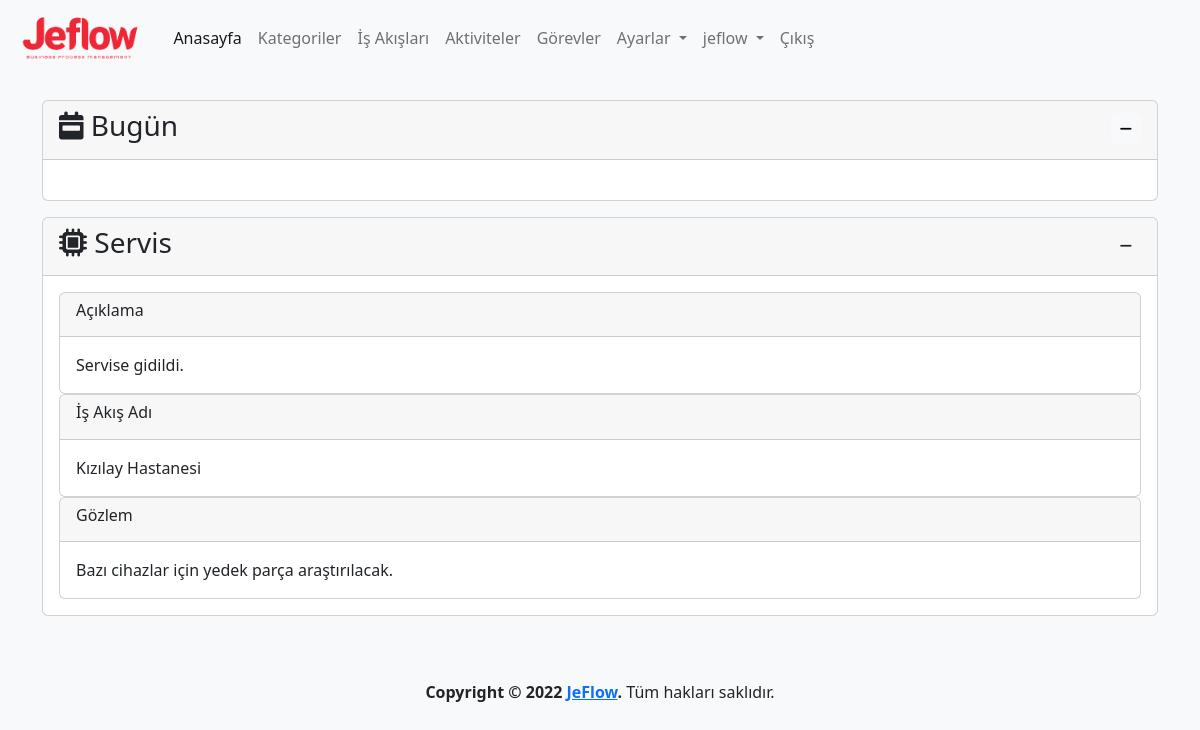
The page /activity/1/detail (signed in) on the database its author committed.
### app/models.py (models this page shows, shortened)
class Activity(models.Model):
    process=models.ForeignKey(Process,on_delete=models.CASCADE,verbose_name='İş Adı')
    name=models.CharField(max_length=500,verbose_name='Aktivite Adı')
    description=models.TextField(verbose_name='Aktivite Açıklaması', blank=True,null=True)
    observation=models.TextField(verbose_name='Gözlem', blank=True,null=True)
    created_date=models.DateTimeField(auto_now_add=True, verbose_name='Oluşturulma Tarihi')
    user=models.ForeignKey(User,on_delete=models.CASCADE,verbose_name='Kullanıcı', blank=True, null=True)
    class Meta:
        verbose_name='Aktive'
        verbose_name_plural='Aktiviteler'

class Process(models.Model):
    category=models.ForeignKey(Category,on_delete=models.CASCADE,verbose_name='Kategori')
    name=models.CharField(max_length=500,verbose_name='İş Akış Adı')
    description=models.TextField(verbose_name='İş Akış Açıklaması', blank=True, null=True)
    state=models.ForeignKey(State, on_delete=models.SET_NULL,verbose_name='Durum', blank=True, null=True)
    created_date=models.DateTimeField(auto_now_add=True, verbose_name='Oluşturulma Tarihi')
    user=models.ForeignKey(User,on_delete=models.CASCADE,verbose_name='Kullanıcı', blank=True, null=True)
    class Meta:
        verbose_name='İş Akışı'
        verbose_name_plural='İş Akışları'

### app/views.py (the view)
@login_required(login_url='/user/login/')
def activity_detail(request,activity_id):
    activity=get_object_or_404(Activity,pk=activity_id)
    context={
        'activity':activity,
    }
    return render(request,'app/activity_detail.html',context)

### templates/app/activity_detail.html (shortened to what this page needs)
{% extends 'layout.html' %}
{% load humanize %}
{% block content %}
<div class="row mt-3">
    <div class="col-md-12">
        <div class="card">
            <div class="card-header">
                <h3 class="card-title">
                    <i class="fa-solid fa-microchip"></i>
                    {{ activity.name }}
                    <div class="float-end">
                        <button class="btn btn-sm" type="button" data-bs-toggle="collapse"
                            data-bs-target="#collapseActivity" aria-expanded="false" aria-controls="collapseActivity">
                            <i class="fa-solid fa-minus"></i>
                        </button>
                    </div>
                </h3>
            </div>
            <div class="collapse show" id="collapseActivity">
                <div class="card-body">
                    <div class="card">
                        <div class="card-header">
                            <h6 class="card-title">Açıklama</h6>
                        </div>
                        <div class="card-body">
                            {% if activity.description %}
                            {{ activity.description | safe }}
                            {% else %}
                            Bulunamadı.
                            {% endif %}
                        </div>
                    </div>
                    <div class="card">
                        <div class="card-header">
                            <h6 class="card-title">İş Akış Adı</h6>
                        </div>
                        <div class="card-body">
                            {{ activity.process.name }}
                        </div>
                    </div>
                    <div class="card">
                        <div class="card-header">
                            <h6 class="card-title">Gözlem</h6>
                        </div>
                        <div class="card-body">
                            {% if activity.observation %}
                            {{ activity.observation }}
                            {% else %}
                            Bulunamadı.
                            {% endif %}
                        </div>
                    </div>
                </div>
            </div>
        </div>
    </div>
</div>
{% endblock %}

### templates/layout.html (shortened to what this page needs)
{% load static %}
<!doctype html>
<html lang="tr">
<head>
  <link href="https://cdn.jsdelivr.net/npm/bootstrap@5.2.2/dist/css/bootstrap.min.css" rel="stylesheet"
>
  <link rel="stylesheet" href="{% static 'css/jeflow.css' %}">
  <link href="https://cdn.jsdelivr.net/npm/summernote@0.8.18/dist/summernote-lite.min.css" rel="stylesheet">
  <link href="https://cdn.jsdelivr.net/npm/select2@4.1.0-rc.0/dist/css/select2.min.css" rel="stylesheet" />
  <link rel="stylesheet" type="text/css" href="https://cdn.datatables.net/1.12.1/css/dataTables.bootstrap5.min.css">
  <link rel="stylesheet" type="text/css"
    href="https://cdn.datatables.net/responsive/2.3.0/css/responsive.dataTables.min.css">
  <link rel="stylesheet" type="text/css" href="https://cdn.datatables.net/buttons/2.2.3/css/buttons.bootstrap5.min.css">
</head>
<body class="bg-light">
  <header>
    <nav class="navbar navbar-expand-lg bg-light">
      <div class="container-fluid">
        <a class="navbar-brand" href="{% url 'index' %}">
          <img class="logo" src="{% static 'img/logo-text.png' %}" alt="JeFlow">
        </a>
        <div class="collapse navbar-collapse" id="navbarNavDropdown">
          <ul class="navbar-nav">
            <li class="nav-item">
              <a class="nav-link active" aria-current="page" href="{% url 'index' %}">Anasayfa</a>
            </li>
            {% if user.is_authenticated %}
            <li class="nav-item">
              <a class="nav-link" href="{% url 'category' %}">Kategoriler</a>
            </li>
            <li class="nav-item">
              <a class="nav-link" href="{% url 'process' %}">İş Akışları</a>
            </li>
            <li class="nav-item">
              <a class="nav-link" href="{% url 'activity' %}">Aktiviteler</a>
            </li>
            <li class="nav-item">
              <a class="nav-link" href="{% url 'task' %}">Görevler</a>
            </li>
            <li class="nav-item dropdown">
              <a class="nav-link dropdown-toggle" href="{% url 'settings' %}" role="button" data-bs-toggle="dropdown"
                aria-expanded="false">
                Ayarlar
              </a>
            </li>
            <li class="nav-item dropdown">
              <a class="nav-link dropdown-toggle" href="{% url 'profile' %}" role="button" data-bs-toggle="dropdown"
                aria-expanded="false">
                {{ user }}
              </a>
            </li>
            <li class="nav-item">
              <a class="nav-link" href="javascript:{document.getElementById('logout').submit()}">Çıkış</a>
            </li>
            {% else %}
            <li class="nav-item">
              <a class="nav-link" href="{% url 'register' %}">Kayıt Ol</a>
            </li>
            {% endif %}
          </ul>
        </div>
      </div>
    </nav>
  </header>
  <main>
    <div class="container mt-4">
      <div class="row mb-3">
        <div class="col">
          <div class="card">
            <div class="card-header">
              <h3 class="card-title">
                <i class="fa-solid fa-calendar-week"></i>
                Bugün
                <div class="float-end">
                  <button class="btn btn-light btn-sm" type="button" data-bs-toggle="collapse"
                    data-bs-target="#collapseZaman" aria-expanded="false" aria-controls="collapseZaman">
                    <i class="fa-solid fa-minus"></i>
                  </button>
                </div>
              </h3>
            </div>
            <div class="collapse show" id="collapseZaman">
              <div class="card-body text-center">
              </div>
            </div>
          </div>
        </div>
      </div>
      {% block content %}
      {% endblock %}
    </div>
  </main>
  <footer class="mt-5">
    <div class="d-flex flex-column justify-content-center align-items-center">
      <p><strong>Copyright &copy; 2022 <a href="{% url 'index' %}">JeFlow</a>.</strong> Tüm hakları saklıdır.</p>
    </div>
  </footer>
</body>
</html>

### static/css/jeflow.css (style rules this page uses)
img.logo { height: 50px; }

### rows shown on the page
Activity: name "Servis", description "Servise gidildi.", process.name "Kızılay Hastanesi", observation "Bazı cihazlar için yedek parça araştırılacak."

### other values the page prints
{{ user }} "jeflow"
